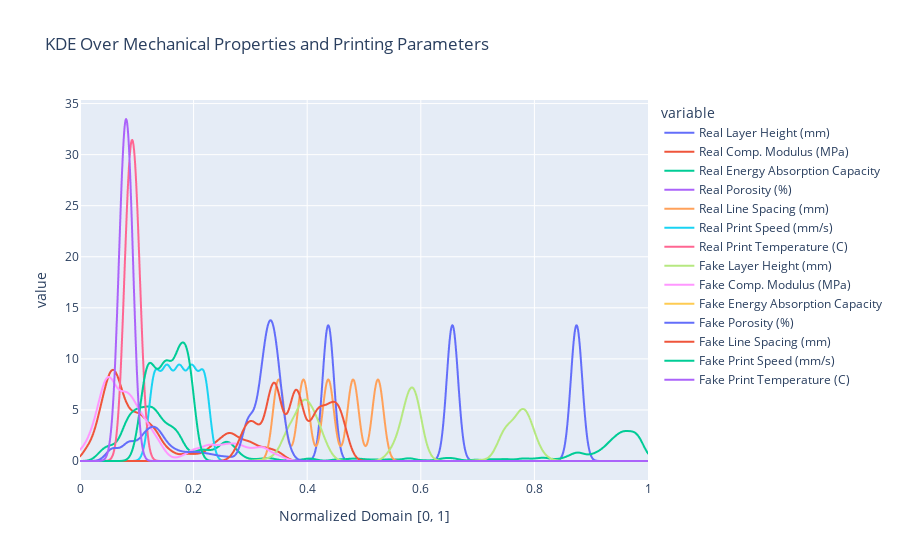

The notebook cell this image was saved under:
### Code cell
Height_C = Height * 10000
Porosity_C = Porosity * 1000
Space_C = Spacing * 1000
Infill_C = Infill * 100
Speed_C = Speed * 10

Height_F = Height_fake * 10000
Porosity_F = Porosity_fake * 1000
Space_F = Spacing_fake * 1000
Speed_F = Speed_fake * 10

Modulus_C = np.reshape(Modulus, (len(Modulus), 1));
Energy_C = np.reshape(Energy_Absorption, (len(Energy_Absorption), 1));
Porosity_C = np.reshape(Porosity_C, (len(Porosity_C), 1));
Height_C = np.reshape(Height_C, (len(Height_C), 1));
Space_C = np.reshape(Space_C, (len(Space_C), 1));
Infill_C = np.reshape(Infill_C, (len(Infill_C), 1));
Speed_C = np.reshape(Speed_C, (len(Speed_C), 1));
Temp_C = np.reshape(Temp, (len(Temp), 1));

Modulus_C_fake = np.reshape(Modulus_fake, (len(Modulus_fake), 1));
Energy_C_fake = np.reshape(Energy_Absorb_fake, (len(Energy_Absorb_fake), 1));
Porosity_C_fake = np.reshape(Porosity_C, (len(Porosity_C), 1));
Height_C_fake = np.reshape(Height_F, (len(Height_F), 1));
Space_C_fake = np.reshape(Space_F, (len(Space_F), 1));
Speed_C_fake = np.reshape(Speed_F, (len(Speed_F), 1));
Temp_C_fake = np.reshape(Temp_fake, (len(Temp_fake), 1));

kde_C_HEI = KernelDensity(kernel='gaussian', bandwidth=0.01)
kde_C_MOD = KernelDensity(kernel='gaussian', bandwidth=0.01)
kde_C_ENER = KernelDensity(kernel='gaussian', bandwidth=0.01)
kde_C_POR = KernelDensity(kernel='gaussian', bandwidth=0.01)
kde_C_SPA = KernelDensity(kernel='gaussian', bandwidth=0.01)
kde_C_INF = KernelDensity(kernel='gaussian', bandwidth=0.01)
kde_C_SPE = KernelDensity(kernel='gaussian', bandwidth=0.01)
kde_C_TEM = KernelDensity(kernel='gaussian', bandwidth=0.01)

kde_F_HEI = KernelDensity(kernel='gaussian', bandwidth=0.01)
kde_F_MOD = KernelDensity(kernel='gaussian', bandwidth=0.01)
kde_F_ENER = KernelDensity(kernel='gaussian', bandwidth=0.01)
kde_F_POR = KernelDensity(kernel='gaussian', bandwidth=0.01)
kde_F_SPA = KernelDensity(kernel='gaussian', bandwidth=0.01)
kde_F_INF = KernelDensity(kernel='gaussian', bandwidth=0.01)
kde_F_SPE = KernelDensity(kernel='gaussian', bandwidth=0.01)
kde_F_TEM = KernelDensity(kernel='gaussian', bandwidth=0.01)

kde_C_HEI.fit(Height_C)
kde_C_MOD.fit(Modulus_C)
kde_C_ENER.fit(Energy_C)
kde_C_POR.fit(Porosity_C)
kde_C_SPA.fit(Space_C)
kde_C_INF.fit(Infill_C)
kde_C_SPE.fit(Speed_C)
kde_C_TEM.fit(Temp_C)

kde_F_HEI.fit(Height_C_fake)
kde_F_MOD.fit(Modulus_C_fake)
kde_F_ENER.fit(Energy_C_fake)
kde_F_POR.fit(Porosity_C_fake)
kde_F_SPA.fit(Space_C_fake)
kde_F_SPE.fit(Speed_C_fake)
kde_F_TEM.fit(Temp_C_fake)

x_grid = np.linspace(0, 1, 1000)[:, np.newaxis]

log_dens_C_HEI = kde_C_HEI.score_samples(x_grid)
log_dens_C_MOD = kde_C_MOD.score_samples(x_grid)
log_dens_C_ENER = kde_C_ENER.score_samples(x_grid)
log_dens_C_POR = kde_C_POR.score_samples(x_grid)
log_dens_C_SPA = kde_C_SPA.score_samples(x_grid)
log_dens_C_INF = kde_C_INF.score_samples(x_grid)
log_dens_C_SPE = kde_C_SPE.score_samples(x_grid)
log_dens_C_TEM = kde_C_TEM.score_samples(x_grid)

log_dens_F_HEI = kde_F_HEI.score_samples(x_grid)
log_dens_F_MOD = kde_F_MOD.score_samples(x_grid)
log_dens_F_ENER = kde_F_ENER.score_samples(x_grid)
log_dens_F_POR = kde_F_POR.score_samples(x_grid)
log_dens_F_SPA = kde_F_SPA.score_samples(x_grid)
log_dens_F_SPE = kde_F_SPE.score_samples(x_grid)
log_dens_F_TEM = kde_F_TEM.score_samples(x_grid)

x_grid = np.reshape(x_grid, (len(x_grid),));

data = {
    'Normalized Domain [0, 1]': x_grid,
    'Real Layer Height (mm)': np.exp(log_dens_C_HEI),
    'Real Comp. Modulus (MPa)': np.exp(log_dens_C_MOD),
    'Real Energy Absorption Capacity': np.exp(log_dens_C_ENER),
    'Real Porosity (%)': np.exp(log_dens_C_POR),
    'Real Line Spacing (mm)': np.exp(log_dens_C_SPA),
    'Real Infill Pattern': np.exp(log_dens_C_INF),
    'Real Print Speed (mm/s)': np.exp(log_dens_C_SPE),
    'Real Print Temperature (C)': np.exp(log_dens_C_TEM),
    'Fake Layer Height (mm)': np.exp(log_dens_F_HEI),
    'Fake Comp. Modulus (MPa)': np.exp(log_dens_F_MOD),
    'Fake Energy Absorption Capacity': np.exp(log_dens_F_ENER),
    'Fake Porosity (%)': np.exp(log_dens_F_POR),
    'Fake Line Spacing (mm)': np.exp(log_dens_F_SPA),
    'Fake Print Speed (mm/s)': np.exp(log_dens_F_SPE),
    'Fake Print Temperature (C)': np.exp(log_dens_F_TEM)
}

df = pd.DataFrame(data)


# plt.plot(x_grid, np.exp(log_dens_C_HEI), 'r')
# plt.plot(x_grid, np.exp(log_dens_C_MOD), 'b')
# plt.plot(x_grid, np.exp(log_dens_C_ENER), 'g')
# plt.plot(x_grid, np.exp(log_dens_C_POR), 'm')
# plt.show()

fig = px.line(
    df, 
    labels={"x": "Parameters", "y":"Normalized values (Divided by Max)"},
    title="KDE Over Mechanical Properties and Printing Parameters",
    x='Normalized Domain [0, 1]', 
    y=['Real Layer Height (mm)', 
       'Real Comp. Modulus (MPa)', 
       'Real Energy Absorption Capacity', 
       'Real Porosity (%)', 
       'Real Line Spacing (mm)',
       'Real Print Speed (mm/s)', 
       'Real Print Temperature (C)',
       'Fake Layer Height (mm)',
       'Fake Comp. Modulus (MPa)',
       'Fake Energy Absorption Capacity',
       'Fake Porosity (%)',
       'Fake Line Spacing (mm)',
       'Fake Print Speed (mm/s)',
       'Fake Print Temperature (C)'
      ])
fig.show()

### Figure 1 — Plotly figure (JSON) as saved in the notebook; plotly's stock layout.template omitted (floating-point values rounded to 4 significant figures; data arrays with more than 128 entries replaced by an {"elided": "..."} marker saying what was removed)
{"data": [{"hovertemplate": "variable=Real Layer Height (mm)<br>Normalized Domain [0, 1]=%{x}<br>value=%{y}<extra></extra>", "legendgroup": "Real Layer Height (mm)", "line": {"color": "#636efa", "dash": "solid"}, "marker": {"symbol": "circle"}, "mode": "lines", "name": "Real Layer Height (mm)", "showlegend": true, "type": "scattergl", "x": {"elided": "1000 float values"}, "xaxis": "x", "y": {"elided": "1000 float values"}, "yaxis": "y"}, {"hovertemplate": "variable=Real Comp. Modulus (MPa)<br>Normalized Domain [0, 1]=%{x}<br>value=%{y}<extra></extra>", "legendgroup": "Real Comp. Modulus (MPa)", "line": {"color": "#EF553B", "dash": "solid"}, "marker": {"symbol": "circle"}, "mode": "lines", "name": "Real Comp. Modulus (MPa)", "showlegend": true, "type": "scattergl", "x": {"elided": "1000 float values"}, "xaxis": "x", "y": {"elided": "1000 float values"}, "yaxis": "y"}, {"hovertemplate": "variable=Real Energy Absorption Capacity<br>Normalized Domain [0, 1]=%{x}<br>value=%{y}<extra></extra>", "legendgroup": "Real Energy Absorption Capacity", "line": {"color": "#00cc96", "dash": "solid"}, "marker": {"symbol": "circle"}, "mode": "lines", "name": "Real Energy Absorption Capacity", "showlegend": true, "type": "scattergl", "x": {"elided": "1000 float values"}, "xaxis": "x", "y": {"elided": "1000 float values"}, "yaxis": "y"}, {"hovertemplate": "variable=Real Porosity (%)<br>Normalized Domain [0, 1]=%{x}<br>value=%{y}<extra></extra>", "legendgroup": "Real Porosity (%)", "line": {"color": "#ab63fa", "dash": "solid"}, "marker": {"symbol": "circle"}, "mode": "lines", "name": "Real Porosity (%)", "showlegend": true, "type": "scattergl", "x": {"elided": "1000 float values"}, "xaxis": "x", "y": {"elided": "1000 float values"}, "yaxis": "y"}, {"hovertemplate": "variable=Real Line Spacing (mm)<br>Normalized Domain [0, 1]=%{x}<br>value=%{y}<extra></extra>", "legendgroup": "Real Line Spacing (mm)", "line": {"color": "#FFA15A", "dash": "solid"}, "marker": {"symbol": "circle"}, "mode": "lines", "name": "Real Line Spacing (mm)", "showlegend": true, "type": "scattergl", "x": {"elided": "1000 float values"}, "xaxis": "x", "y": {"elided": "1000 float values"}, "yaxis": "y"}, {"hovertemplate": "variable=Real Print Speed (mm/s)<br>Normalized Domain [0, 1]=%{x}<br>value=%{y}<extra></extra>", "legendgroup": "Real Print Speed (mm/s)", "line": {"color": "#19d3f3", "dash": "solid"}, "marker": {"symbol": "circle"}, "mode": "lines", "name": "Real Print Speed (mm/s)", "showlegend": true, "type": "scattergl", "x": {"elided": "1000 float values"}, "xaxis": "x", "y": {"elided": "1000 float values"}, "yaxis": "y"}, {"hovertemplate": "variable=Real Print Temperature (C)<br>Normalized Domain [0, 1]=%{x}<br>value=%{y}<extra></extra>", "legendgroup": "Real Print Temperature (C)", "line": {"color": "#FF6692", "dash": "solid"}, "marker": {"symbol": "circle"}, "mode": "lines", "name": "Real Print Temperature (C)", "showlegend": true, "type": "scattergl", "x": {"elided": "1000 float values"}, "xaxis": "x", "y": {"elided": "1000 float values"}, "yaxis": "y"}, {"hovertemplate": "variable=Fake Layer Height (mm)<br>Normalized Domain [0, 1]=%{x}<br>value=%{y}<extra></extra>", "legendgroup": "Fake Layer Height (mm)", "line": {"color": "#B6E880", "dash": "solid"}, "marker": {"symbol": "circle"}, "mode": "lines", "name": "Fake Layer Height (mm)", "showlegend": true, "type": "scattergl", "x": {"elided": "1000 float values"}, "xaxis": "x", "y": {"elided": "1000 float values"}, "yaxis": "y"}, {"hovertemplate": "variable=Fake Comp. Modulus (MPa)<br>Normalized Domain [0, 1]=%{x}<br>value=%{y}<extra></extra>", "legendgroup": "Fake Comp. Modulus (MPa)", "line": {"color": "#FF97FF", "dash": "solid"}, "marker": {"symbol": "circle"}, "mode": "lines", "name": "Fake Comp. Modulus (MPa)", "showlegend": true, "type": "scattergl", "x": {"elided": "1000 float values"}, "xaxis": "x", "y": {"elided": "1000 float values"}, "yaxis": "y"}, {"hovertemplate": "variable=Fake Energy Absorption Capacity<br>Normalized Domain [0, 1]=%{x}<br>value=%{y}<extra></extra>", "legendgroup": "Fake Energy Absorption Capacity", "line": {"color": "#FECB52", "dash": "solid"}, "marker": {"symbol": "circle"}, "mode": "lines", "name": "Fake Energy Absorption Capacity", "showlegend": true, "type": "scattergl", "x": {"elided": "1000 float values"}, "xaxis": "x", "y": {"elided": "1000 int values"}, "yaxis": "y"}, {"hovertemplate": "variable=Fake Porosity (%)<br>Normalized Domain [0, 1]=%{x}<br>value=%{y}<extra></extra>", "legendgroup": "Fake Porosity (%)", "line": {"color": "#636efa", "dash": "solid"}, "marker": {"symbol": "circle"}, "mode": "lines", "name": "Fake Porosity (%)", "showlegend": true, "type": "scattergl", "x": {"elided": "1000 float values"}, "xaxis": "x", "y": {"elided": "1000 float values"}, "yaxis": "y"}, {"hovertemplate": "variable=Fake Line Spacing (mm)<br>Normalized Domain [0, 1]=%{x}<br>value=%{y}<extra></extra>", "legendgroup": "Fake Line Spacing (mm)", "line": {"color": "#EF553B", "dash": "solid"}, "marker": {"symbol": "circle"}, "mode": "lines", "name": "Fake Line Spacing (mm)", "showlegend": true, "type": "scattergl", "x": {"elided": "1000 float values"}, "xaxis": "x", "y": {"elided": "1000 float values"}, "yaxis": "y"}, {"hovertemplate": "variable=Fake Print Speed (mm/s)<br>Normalized Domain [0, 1]=%{x}<br>value=%{y}<extra></extra>", "legendgroup": "Fake Print Speed (mm/s)", "line": {"color": "#00cc96", "dash": "solid"}, "marker": {"symbol": "circle"}, "mode": "lines", "name": "Fake Print Speed (mm/s)", "showlegend": true, "type": "scattergl", "x": {"elided": "1000 float values"}, "xaxis": "x", "y": {"elided": "1000 float values"}, "yaxis": "y"}, {"hovertemplate": "variable=Fake Print Temperature (C)<br>Normalized Domain [0, 1]=%{x}<br>value=%{y}<extra></extra>", "legendgroup": "Fake Print Temperature (C)", "line": {"color": "#ab63fa", "dash": "solid"}, "marker": {"symbol": "circle"}, "mode": "lines", "name": "Fake Print Temperature (C)", "showlegend": true, "type": "scattergl", "x": {"elided": "1000 float values"}, "xaxis": "x", "y": {"elided": "1000 float values"}, "yaxis": "y"}], "layout": {"legend": {"title": {"text": "variable"}, "tracegroupgap": 0}, "title": {"text": "KDE Over Mechanical Properties and Printing Parameters"}, "xaxis": {"anchor": "y", "domain": [0, 1], "title": {"text": "Normalized Domain [0, 1]"}}, "yaxis": {"anchor": "x", "domain": [0, 1], "title": {"text": "value"}}}}
